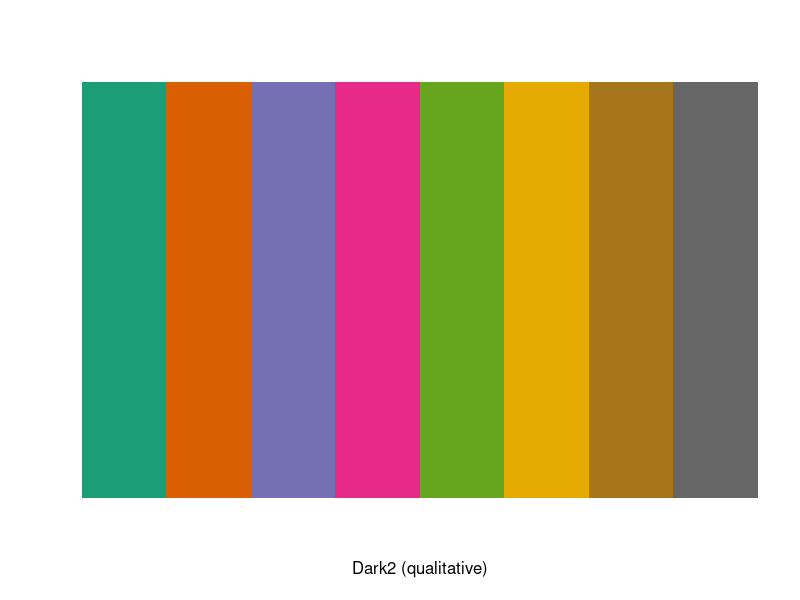
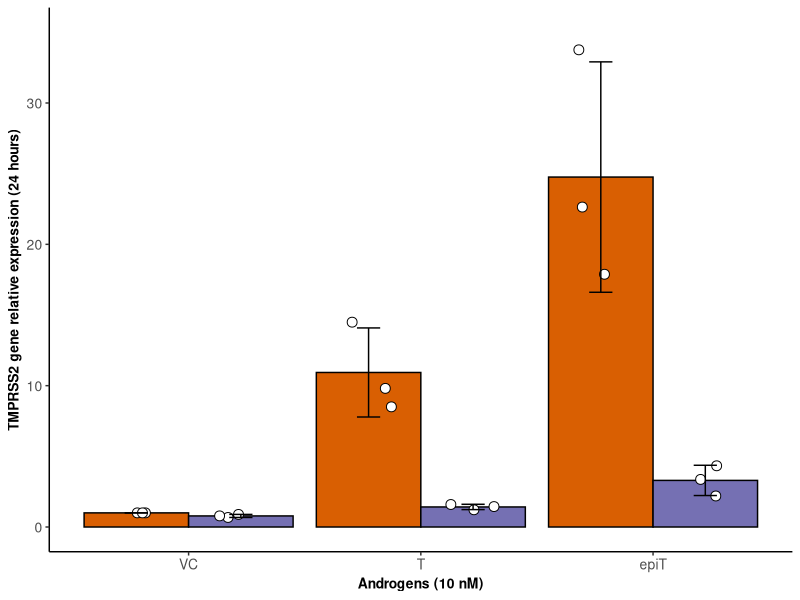
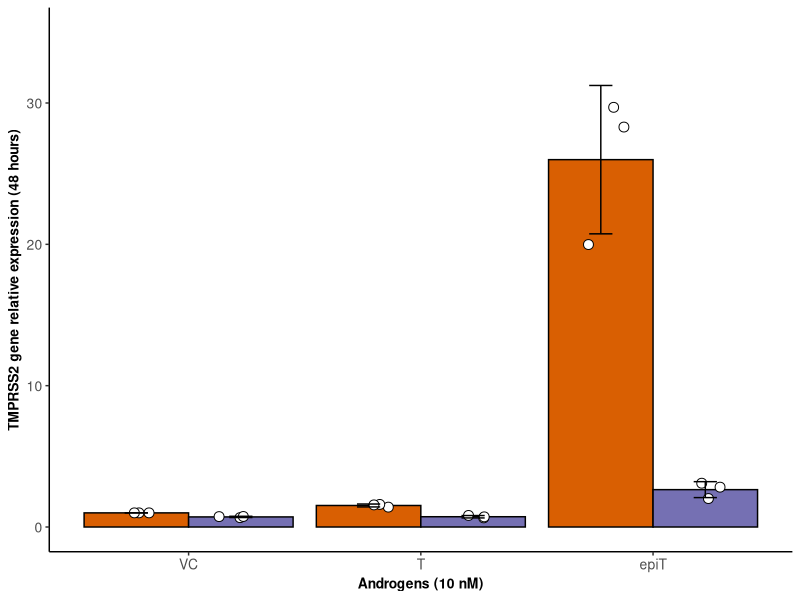
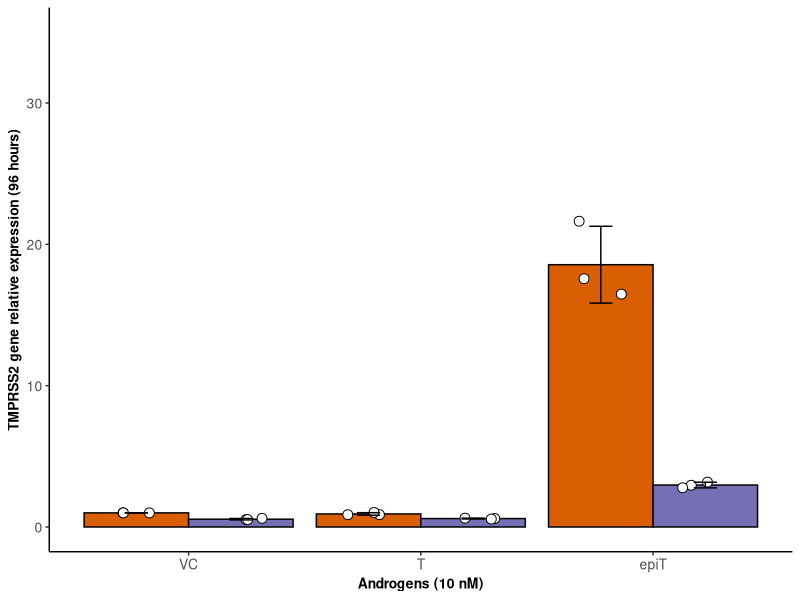
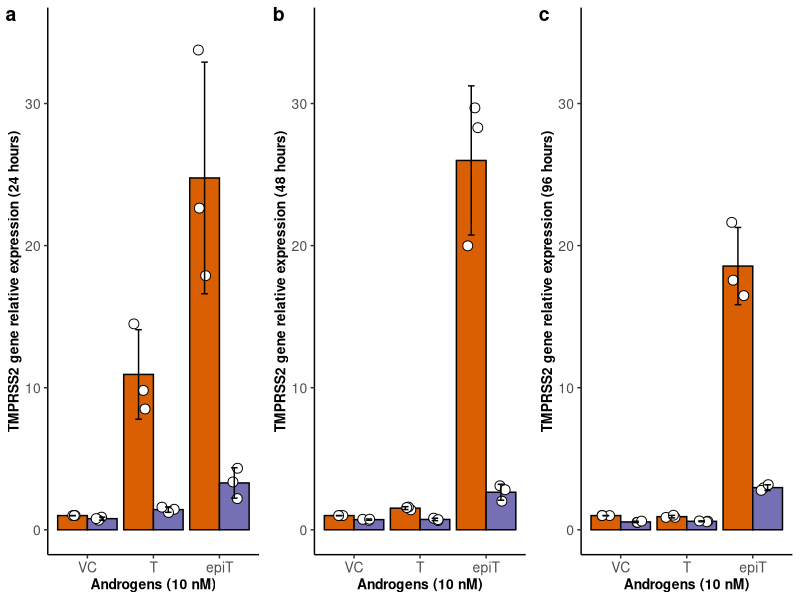
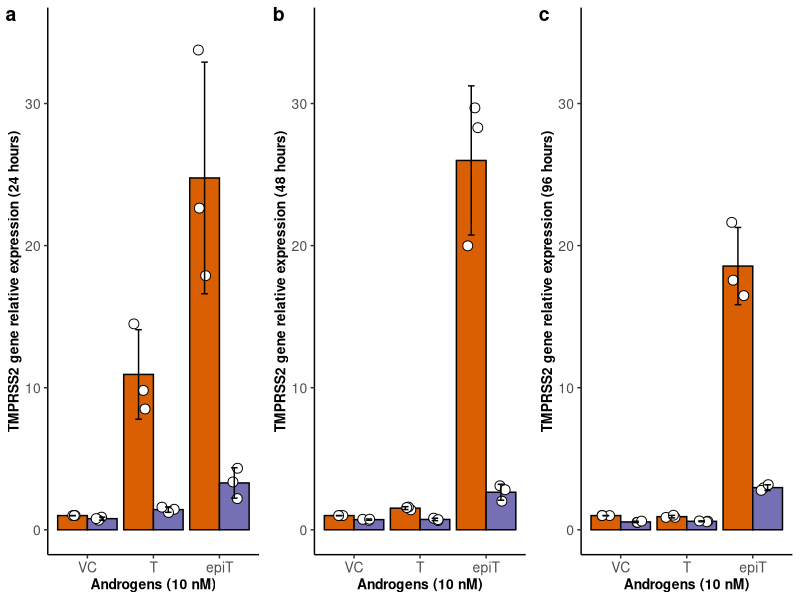

Here is the R script that generated these plots, in order:
## ---- chunk 1
knitr::opts_chunk$set(echo = TRUE)
## ---- chunk 2
getwd()
## ---- chunk 3
library(ggplot2)
library(ape)
library(plyr)
library(RColorBrewer)
library(reshape2)
library(scales)
library(dplyr)
library(ggpubr) 
library(cowplot) 
library(readr)
library(stats)
library(readr)
## ---- chunk 4
d1 <- read_csv("TMPRSS2_LNCaP_overtime.csv") #read the data
head(d1)
## ---- chunk 5
d1_24h <- subset(d1, Time == "24h")
d1_48h <- subset(d1, Time == "48h")
d1_96h <- subset(d1, Time == "96h")
## ---- chunk 6
d1_24h$Androgens = factor(d1_24h$Androgens,order = TRUE, levels = c("VC", "T", "epiT"))
d1_48h$Androgens = factor(d1_48h$Androgens,order = TRUE, levels = c("VC", "T", "epiT"))
d1_96h$Androgens = factor(d1_96h$Androgens,order = TRUE, levels = c("VC", "T", "epiT"))
## ---- chunk 7
format.A <-  theme_classic()+ theme(plot.title = element_text(size= 11, hjust=0.5, face="bold"))+ 
  theme(axis.text = element_text(size = 10)) + theme(axis.title = element_text(size = 10, face="bold")) + 
  theme(strip.text = element_text( size = 10, face= "bold")) + theme(legend.position = "none")

format.B <-  theme_classic()+ theme(plot.title = element_text(size= 11, hjust=0.5, face="bold"))+ 
  theme(axis.text = element_text(size = 10)) + theme(axis.title = element_text(size = 10, face="bold")) + 
  theme(strip.text = element_text( size = 10, face= "bold")) 
## ---- chunk 8
display.brewer.pal(n = 8, name = 'Dark2')
brewer.pal(n = 8, name = "Dark2")
## ---- chunk 9

d1_24h_summary <- d1_24h %>%
  group_by(Androgens,Enzalutamide) %>%
  summarise(
    Mean = mean(TMPRSS2_gene_relative_expression),
    SD = sd(TMPRSS2_gene_relative_expression) 
  )

d1_24h_summary$TMPRSS2_gene_relative_expression <- d1_24h_summary$Mean
head(d1_24h_summary)
View(d1_24h_summary)

## ---- chunk 10
p1 <- ggplot(d1_24h, aes(x = Androgens, y = TMPRSS2_gene_relative_expression, fill = Enzalutamide)) +
  geom_bar(data = d1_24h_summary, aes(y = TMPRSS2_gene_relative_expression), stat = "identity", position = position_dodge(),color="black") +
  geom_point(position = position_jitterdodge(jitter.width = 0.2, dodge.width = 0.9), aes(color = Enzalutamide), 
             shape = 21, size = 3, stroke = 0.5, fill = "white")  + 
  geom_errorbar(data = d1_24h_summary, aes(ymin = TMPRSS2_gene_relative_expression - SD, ymax = TMPRSS2_gene_relative_expression + SD), 
                width = .2, position = position_dodge(0.9)) + 
  scale_fill_manual(values = c( "#D95F02" ,"#7570B3" )) + 
  scale_color_manual(values = c( "black" ,"black")) + ylim(0,35) + 
  format.A + labs(x="Androgens (10 nM)", y="TMPRSS2 gene relative expression (24 hours)")

print(p1)

## ---- chunk 11
d1_48h_summary <- d1_48h %>%
  group_by(Androgens,Enzalutamide) %>%
  summarise(
    Mean = mean(TMPRSS2_gene_relative_expression),
    SD = sd(TMPRSS2_gene_relative_expression) 
  )

d1_48h_summary$TMPRSS2_gene_relative_expression <- d1_48h_summary$Mean
head(d1_48h_summary)
View(d1_48h_summary)

## ---- chunk 12

p2 <- ggplot(d1_48h, aes(x = Androgens, y = TMPRSS2_gene_relative_expression, fill = Enzalutamide)) +
  geom_bar(data = d1_48h_summary, aes(y = TMPRSS2_gene_relative_expression), stat = "identity", position = position_dodge(),color="black") +
  geom_point(position = position_jitterdodge(jitter.width = 0.2, dodge.width = 0.9), aes(color = Enzalutamide), 
             shape = 21, size = 3, stroke = 0.5, fill = "white")  + 
  geom_errorbar(data = d1_48h_summary, aes(ymin = TMPRSS2_gene_relative_expression - SD, ymax = TMPRSS2_gene_relative_expression + SD), 
                width = .2, position = position_dodge(0.9)) + 
  scale_fill_manual(values = c( "#D95F02" ,"#7570B3")) + 
  scale_color_manual(values = c( "black" ,"black")) + ylim(0,35) + 
  format.A + labs(x="Androgens (10 nM)", y="TMPRSS2 gene relative expression (48 hours)")

print(p2)

## ---- chunk 13
d1_96h_summary <- d1_96h %>%
  group_by(Androgens,Enzalutamide) %>%
  summarise(
    Mean = mean(TMPRSS2_gene_relative_expression),
    SD = sd(TMPRSS2_gene_relative_expression) 
  )

d1_96h_summary$TMPRSS2_gene_relative_expression <- d1_96h_summary$Mean
head(d1_96h_summary)
View(d1_96h_summary)

## ---- chunk 14
p3 <- ggplot(d1_96h, aes(x = Androgens, y = TMPRSS2_gene_relative_expression, fill = Enzalutamide)) +
  geom_bar(data = d1_96h_summary, aes(y = TMPRSS2_gene_relative_expression), stat = "identity", position = position_dodge(),color="black") +
  geom_point(position = position_jitterdodge(jitter.width = 0.2, dodge.width = 0.9), aes(color = Enzalutamide), 
             shape = 21, size = 3, stroke = 0.5, fill = "white")  + 
  geom_errorbar(data = d1_96h_summary, aes(ymin = TMPRSS2_gene_relative_expression - SD, ymax = TMPRSS2_gene_relative_expression + SD), 
                width = .2, position = position_dodge(0.9)) + 
  scale_fill_manual(values = c( "#D95F02" ,"#7570B3" )) + 
  scale_color_manual(values = c( "black" ,"black" )) + ylim(0,35) + 
  format.A + labs(x="Androgens (10 nM)", y="TMPRSS2 gene relative expression (96 hours)")

print(p3)

## ---- chunk 15
Androgen_LNCaP_TMPRSS2_overtime <- plot_grid(p1,p2,p3, labels=c("a", "b", "c"), ncol = 3, nrow = 1)
print(Androgen_LNCaP_TMPRSS2_overtime)
ggsave("TMPRSS2_LNCaP_overtime.pdf", height = 3.5, width = 8 , useDingbats = FALSE)

## ---- chunk 16

d1_24h_0uM <- subset(d1_24h, Enzalutamide == "0uM")
pairwise.t.test(d1_24h_0uM$TMPRSS2_gene_relative_expression, d1_24h_0uM$Androgens, p.adjust.method = "BH")

d1_24h_2uM <- subset(d1_24h, Enzalutamide == "2uM")
pairwise.t.test(d1_24h_2uM$TMPRSS2_gene_relative_expression, d1_24h_2uM$Androgens, p.adjust.method = "BH")

d1_24h_VC <- subset(d1_24h, Androgens == "VC")
pairwise.t.test(d1_24h_VC$TMPRSS2_gene_relative_expression, d1_24h_VC$Enzalutamide, p.adjust.method = "BH")

d1_24h_T <- subset(d1_24h, Androgens == "T")
pairwise.t.test(d1_24h_T$TMPRSS2_gene_relative_expression, d1_24h_T$Enzalutamide, p.adjust.method = "BH")

d1_24h_epiT <- subset(d1_24h, Androgens == "epiT")
pairwise.t.test(d1_24h_epiT$TMPRSS2_gene_relative_expression, d1_24h_epiT$Enzalutamide, p.adjust.method = "BH")

## ---- chunk 17

d1_48h_0uM <- subset(d1_48h, Enzalutamide == "0uM")
pairwise.t.test(d1_48h_0uM$TMPRSS2_gene_relative_expression, d1_48h_0uM$Androgens, p.adjust.method = "BH")

d1_48h_2uM <- subset(d1_48h, Enzalutamide == "2uM")
pairwise.t.test(d1_48h_2uM$TMPRSS2_gene_relative_expression, d1_48h_2uM$Androgens, p.adjust.method = "BH")

d1_48h_VC <- subset(d1_48h, Androgens == "VC")
pairwise.t.test(d1_48h_VC$TMPRSS2_gene_relative_expression, d1_48h_VC$Enzalutamide, p.adjust.method = "BH")

d1_48h_T <- subset(d1_48h, Androgens == "T")
pairwise.t.test(d1_48h_T$TMPRSS2_gene_relative_expression, d1_48h_T$Enzalutamide, p.adjust.method = "BH")

d1_48h_epiT <- subset(d1_48h, Androgens == "epiT")
pairwise.t.test(d1_48h_epiT$TMPRSS2_gene_relative_expression, d1_48h_epiT$Enzalutamide, p.adjust.method = "BH")

## ---- chunk 18

d1_96h_0uM <- subset(d1_96h, Enzalutamide == "0uM")
pairwise.t.test(d1_96h_0uM$TMPRSS2_gene_relative_expression, d1_96h_0uM$Androgens, p.adjust.method = "BH")

d1_96h_2uM <- subset(d1_96h, Enzalutamide == "2uM")
pairwise.t.test(d1_96h_2uM$TMPRSS2_gene_relative_expression, d1_96h_2uM$Androgens, p.adjust.method = "BH")

d1_96h_VC <- subset(d1_96h, Androgens == "VC")
pairwise.t.test(d1_96h_VC$TMPRSS2_gene_relative_expression, d1_96h_VC$Enzalutamide, p.adjust.method = "BH")

d1_96h_T <- subset(d1_96h, Androgens == "T")
pairwise.t.test(d1_96h_T$TMPRSS2_gene_relative_expression, d1_96h_T$Enzalutamide, p.adjust.method = "BH")

d1_96h_epiT <- subset(d1_96h, Androgens == "epiT")
pairwise.t.test(d1_96h_epiT$TMPRSS2_gene_relative_expression, d1_96h_epiT$Enzalutamide, p.adjust.method = "BH")

## ---- chunk 19
sessionInfo()
